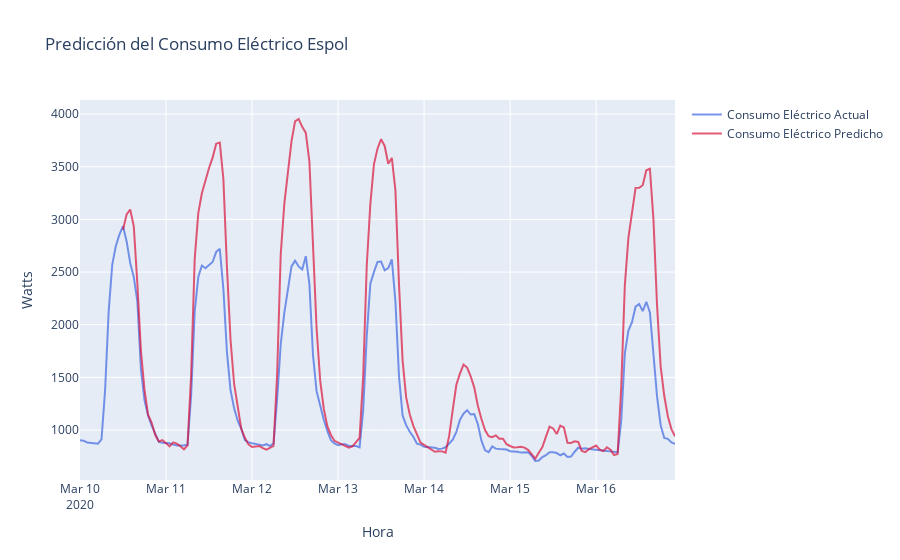

The code cell stored with this chart in its notebook:
### Code cell
Predicted = go.Scatter(x=act.iloc[observ:,:].index, y=np.array(y_f), opacity = 0.7, name = 'Consumo Eléctrico Predicho', line=dict(color='crimson'), yaxis='y')
Actual = go.Scatter(x=act.index, y=act['energia_activa'].values, opacity = 0.7, name = 'Consumo Eléctrico Actual', line=dict(color='royalBlue'), yaxis='y')
#Actual2 = go.Scatter(x=act.index, y=pred['electricity'].values, opacity = 0.7, name = 'Actual Value2', line=dict(color='Blue'), yaxis='y')
layout = go.Layout(title='Predicción del Consumo Eléctrico Espol', xaxis=dict(title='Hora'),
                   yaxis=dict(title='Watts', overlaying='y'),
                  yaxis2=dict(title='Watts', side='right'))
fig = go.Figure(data=[Actual, Predicted], layout=layout)
fig.show() # para correr en colab use fig.show(renderer='colab')

### Figure 1 — Plotly figure (JSON) as saved in the notebook; plotly's stock layout.template omitted (floating-point values rounded to 4 significant figures; data arrays with more than 128 entries replaced by an {"elided": "..."} marker saying what was removed)
{"data": [{"line": {"color": "royalBlue"}, "name": "Consumo Eléctrico Actual", "opacity": 0.7, "type": "scatter", "x": {"elided": "167 str values"}, "y": {"elided": "167 float values"}, "yaxis": "y"}, {"line": {"color": "crimson"}, "name": "Consumo Eléctrico Predicho", "opacity": 0.7, "type": "scatter", "x": {"elided": "155 str values"}, "y": {"elided": "155 float values"}, "yaxis": "y"}], "layout": {"title": {"text": "Predicción del Consumo Eléctrico Espol"}, "xaxis": {"title": {"text": "Hora"}}, "yaxis": {"overlaying": "y", "title": {"text": "Watts"}}, "yaxis2": {"side": "right", "title": {"text": "Watts"}}}}
